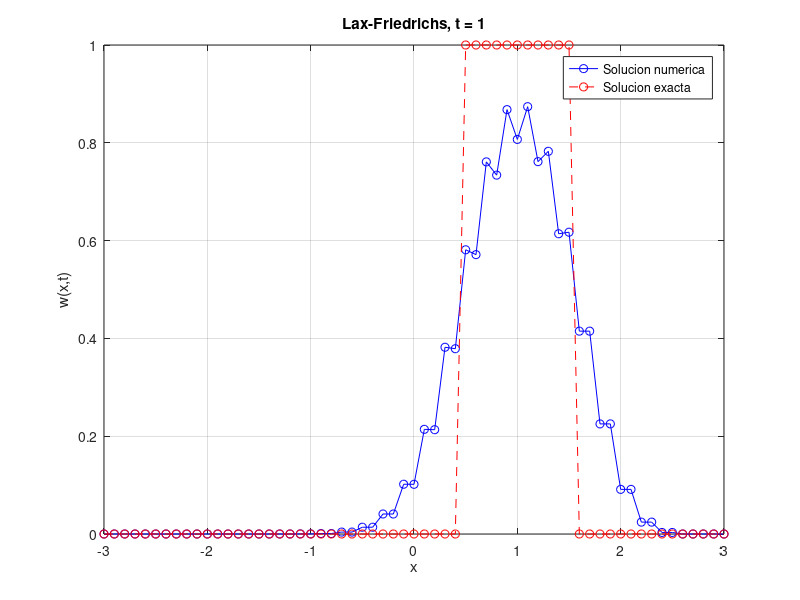

Here is the MATLAB script that generated this plot:
%% Lax-Friedrichs para la ecuacion de transporte
clear;
clc;
close all;

%% 1. Parametros del problema

a = -3;           % Extremo izquierdo
b = 3;            % Extremo derecho
lambda = 1;       % Velocidad de propagacion

m = 60;           % Numero de intervalos espaciales
dx = (b-a)/m;     % Paso espacial
x = a:dx:b;       % Nodos de la malla

dt = 0.05;         % Paso temporal
tmax = 1;         % Tiempo final
nt = round(tmax/dt);

CFL = lambda*dt/dx;

fprintf('dx = %.4f\n', dx);
fprintf('dt = %.4f\n', dt);
fprintf('CFL = %.4f\n', CFL);

if abs(CFL) > 1
    warning('El esquema puede ser inestable porque |CFL| > 1');
end

%% 2. Condicion inicial: pulso

w0 = zeros(size(x));
w0(abs(x) <= 0.5) = 1;

%% 3. Inicializacion

w_actual = w0;
w_nueva = zeros(size(w_actual));

%% 4. Representacion de la condicion inicial

figure;

plot(x, w0, 'o-');
xlabel('x');
ylabel('w(x,0)');
title('Condicion inicial');
grid on;

%% 5. Evolucion temporal

for n = 1:nt

    % Actualizacion de los nodos interiores
    for i = 2:length(x)-1

        w_nueva(i) = 0.5*(w_actual(i+1) + w_actual(i-1)) ...
                   - 0.5*CFL*(w_actual(i+1) - w_actual(i-1));

    end

    % Condiciones de contorno transmisivas
    w_nueva(1) = w_nueva(2);
    w_nueva(end) = w_nueva(end-1);

    % Tiempo actual
    t = n*dt;

    % Solucion exacta
    w_exacta = zeros(size(x));
    w_exacta(abs(x-lambda*t) <= 0.5) = 1;
    % w_exacta = zeros(size(x));
    %posicion_pulso = lambda*t;

    %[~, indice_pulso] = min(abs(x-posicion_pulso));
    %w_exacta(indice_pulso) = 1;

    % Representacion
    plot(x, w_nueva, 'b-o', ...
         x, w_exacta, 'r--o');

    xlabel('x');
    ylabel('w(x,t)');
    title(['Lax-Friedrichs, t = ', num2str(t)]);
    legend('Solucion numerica', 'Solucion exacta');
    grid on;

    drawnow;
    pause(0.2);

    % Preparar el siguiente paso temporal
    w_actual = w_nueva;

end
